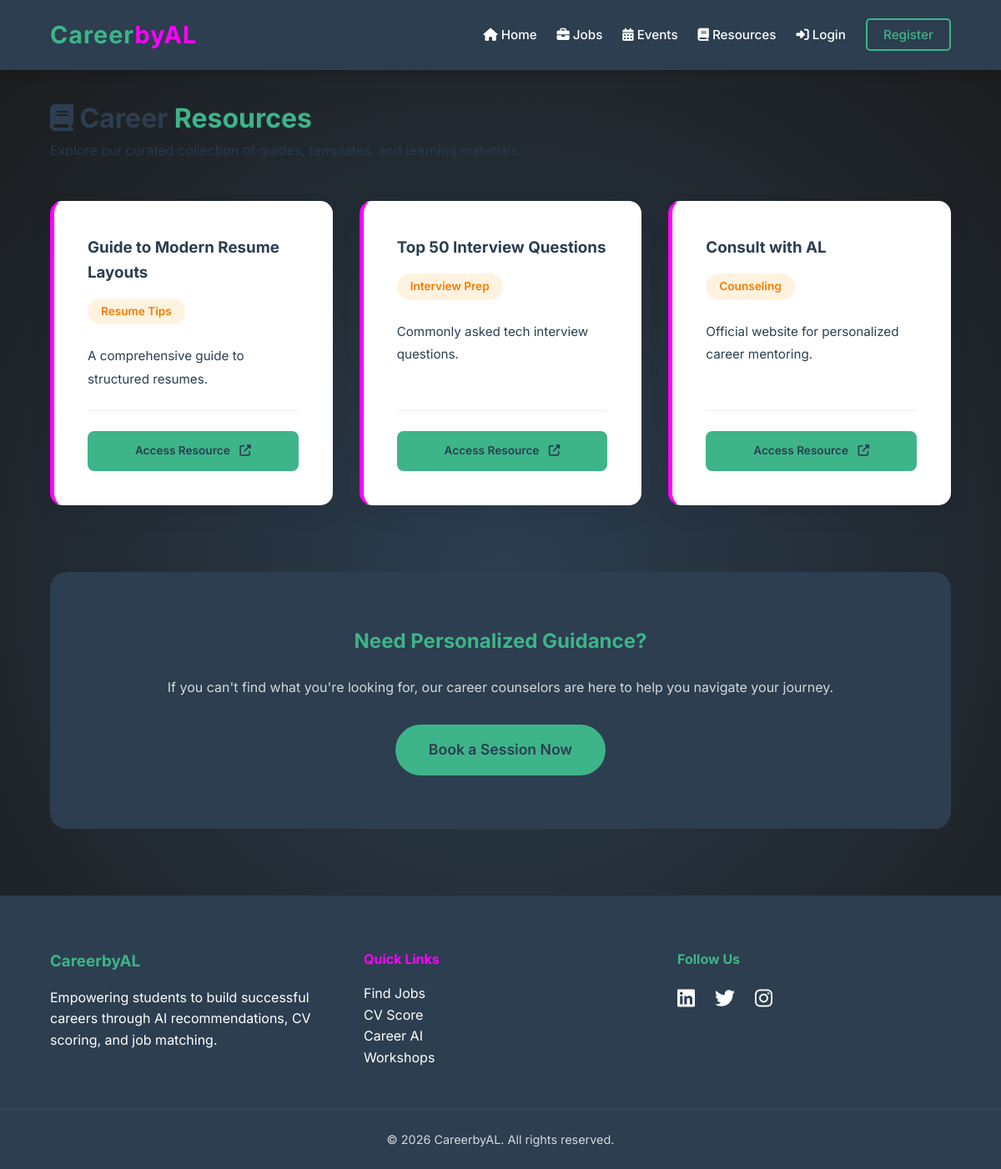
Page /resources on the committed database.
### tables this page shows
CREATE TABLE resources (
            id INTEGER PRIMARY KEY AUTOINCREMENT,
            title TEXT NOT NULL,
            category TEXT,
            content TEXT,
            link TEXT
        );

### app.py (the view)
@app.route("/resources")
def resources():
    conn = get_db_connection()
    res_list = conn.execute("SELECT * FROM resources").fetchall()
    conn.close()
    return render_template("resources.html", resources=res_list)

### app.py (called while the page is built)
def get_db_connection():
    conn = sqlite3.connect("cms.db")
    conn.row_factory = sqlite3.Row
    return conn

@app.context_processor
def inject_user():
    user = None
    if 'user_id' in session:
        conn = get_db_connection()
        user = conn.execute("SELECT * FROM users WHERE id = ?", (session['user_id'],)).fetchone()
        conn.close()
    return dict(user=user)

### templates/resources.html (shortened to what this page needs)
{% extends "base.html" %}
{% block content %}
<div style="margin-bottom: 3rem;">
    <h1 style="color: var(--charcoal);"><i class="fas fa-book"></i> Career <span class="mint-text">Resources</span></h1>
    <p style="opacity: 0.8;">Explore our curated collection of guides, templates, and learning materials.</p>
</div>
<div class="cards" style="grid-template-columns: repeat(auto-fit, minmax(300px, 1fr));">
    {% for resource in resources %}
        <div class="card" style="display: flex; flex-direction: column; justify-content: space-between; border-left: 5px solid var(--fuchsia);">
            <div>
                <h3 style="margin-bottom: 1rem; color: var(--charcoal);">{{ resource.title }}</h3>
                <span class="status-pill status-under-review" style="margin-bottom: 1.5rem; display: inline-block;">{{ resource.category }}</span>
                <p style="font-size: 0.95rem; line-height: 1.8; margin-bottom: 1.5rem;">{{ resource.content }}</p>
            </div>
            <div style="margin-top: auto; padding-top: 1.5rem; border-top: 1px solid #f0f0f0; text-align: center;">
                <a href="{{ resource.link or '#' }}" class="btn" style="width: 100%; border-radius: 8px; font-size: 0.85rem;">Access Resource <i class="fas fa-external-link-alt" style="margin-left: 0.5rem;"></i></a>
            </div>
        </div>
    {% else %}
        <div class="card" style="grid-column: 1 / -1; text-align: center; padding: 4rem;">
            <i class="fas fa-folder-open fa-4x" style="color: var(--mint); margin-bottom: 1.5rem; opacity: 0.5;"></i>
            <h3>No resources added yet.</h3>
            <p>Our team is currently curating professional guides for you.</p>
        </div>
    {% endfor %}
</div>
<section style="margin-top: 5rem; padding: 4rem; background: var(--charcoal); border-radius: 20px; color: white; text-align: center;">
    <h2 style="margin-bottom: 1.5rem; color: var(--mint);">Need Personalized Guidance?</h2>
    <p style="margin-bottom: 2rem; opacity: 0.8;">If you can't find what you're looking for, our career counselors are here to help you navigate your journey.</p>
    <a href="/appointments" class="btn" style="padding: 1rem 2.5rem; font-size: 1.1rem; border-radius: 40px;">Book a Session Now</a>
</section>
{% endblock %}

### static/style.css (style rules this page uses)
:root { --charcoal: #2c3e50; --mint: #3eb489; --black: #1a1a1a; --fuchsia: #ff00ff; --white: #ffffff; --light-gray: #f4f7f6; --dark-mint: #2e8b57; --glass-bg: rgba(255, 255, 255, 0.1); --glass-border: rgba(255, 255, 255, 0.2); --transition: all 0.3s cubic-bezier(0.4, 0, 0.2, 1); }
* { margin: 0; padding: 0; box-sizing: border-box; }
body { font-family: 'Inter', sans-serif; background: radial-gradient(circle at 50% 50%, #2c3e50, #1a1a1a); color: var(--charcoal); line-height: 1.6; overflow-x: hidden; perspective: 1500px; }
a { text-decoration: none; color: inherit; }
.mint-text { color: var(--mint); }
.btn { background: var(--mint); color: var(--charcoal); padding: 0.8rem 1.8rem; border-radius: 30px; font-weight: 600; transition: var(--transition); border: none; cursor: pointer; display: inline-block; }
.cards { display: grid; grid-template-columns: repeat(auto-fit, minmax(300px, 1fr)); gap: 2rem; margin: 2rem 0; }
.card { background: var(--white); padding: 2.5rem; border-radius: 15px; box-shadow: 0 10px 30px rgba(0, 0, 0, 0.05); transition: var(--transition); border: 1px solid transparent; }
.card h3 { color: var(--charcoal); margin-bottom: 1rem; }
.status-pill { padding: 0.3rem 1rem; border-radius: 20px; font-size: 0.85rem; font-weight: 600; }
.status-under-review { background: #fff3e0; color: #f57c00; }

### rows in the picture
resources: title "Guide to Modern Resume Layouts", category "Resume Tips", content "A comprehensive guide to structured resumes."
resources: title "Top 50 Interview Questions", category "Interview Prep", content "Commonly asked tech interview questions."
resources: title "Consult with AL", category "Counseling", content "Official website for personalized career mentoring."
